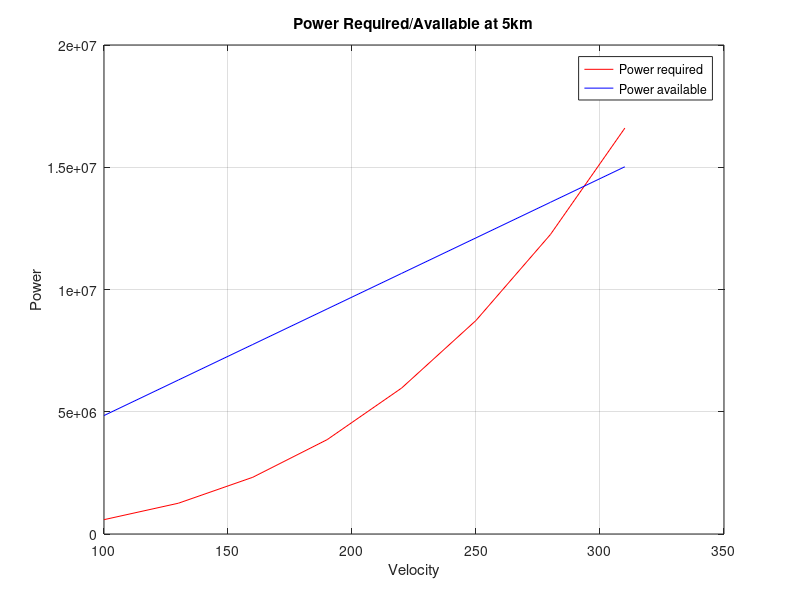

Recreate this plot in MATLAB.
%Problem 1

S=47;
AR=6.5;
e=0.87;
W=103047;
Ta=40298*2; %thrust available at sea level
rho=0.7364; %density at 5km of altitude
cd0=0.032;
rhosl=1.225; %density at sea level
%generating a velocity vector

V=[100:30:310];

for i=1:length(V)
    %calculating drag and lift coefficient
    cl(i)=(2*W)/(rho*V(i)^2*S);
    k=1/(pi*e*AR);
    cdi(i)=(k^2)*cl(i);
    cd(i)=cd0+cdi(i);
    %calculating thrust required and power required
    Tr(i)=W/(cl(i)/cd(i));
    Pr(i)=Tr(i)*V(i);
end

%calculatin power available from engines at sea level
%provided the thrust eqn in pont b) of the problem
Ta=Ta*(rho/rhosl);

for i=1:length(V)
    Pa(i)=Ta*V(i);
end

%plotting results
plot(V,Pr,'r');
grid on
hold on
plot(V,Pa,'b');
xlabel('Velocity');
ylabel('Power');
title('Power Required/Available at 5km');
legend('Power required', 'Power available');


